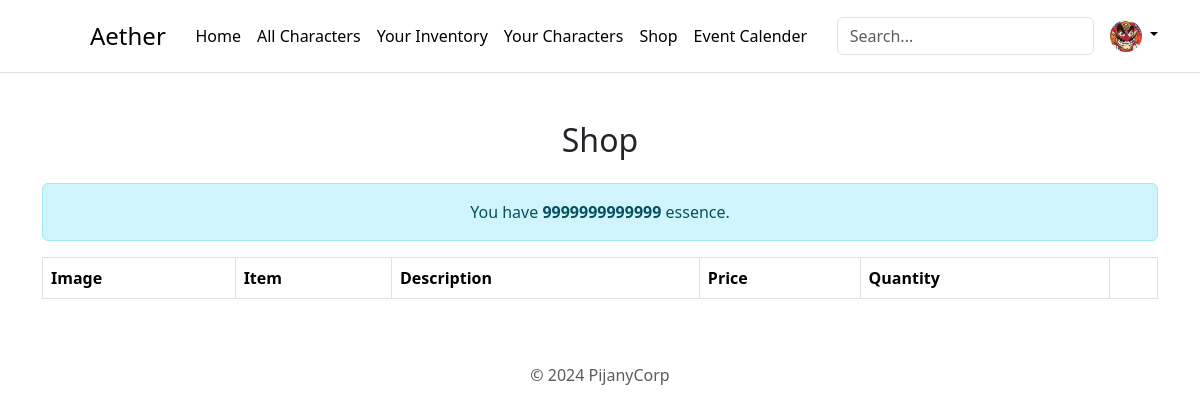
Page /shop/ (signed in) on the earlier database version.
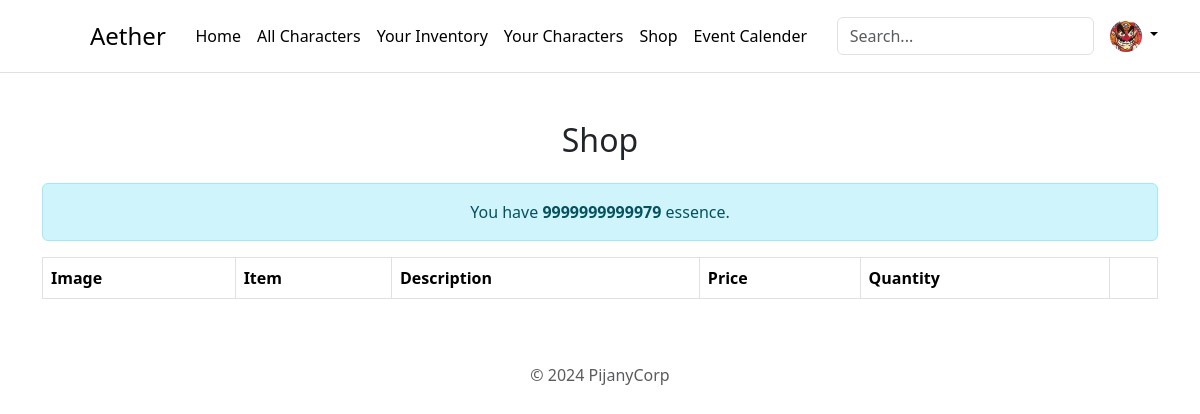
Same page on the later database version.
### main/models.py (models this page shows, shortened)
class Profile(models.Model):
    user = models.OneToOneField(User, on_delete=models.CASCADE, related_name='profile')
    profile_pic = models.ImageField(upload_to='profiles/', blank=True, null=True)
    profile_name = models.CharField(max_length=100, blank=True)
    essence_count = models.IntegerField(default=0)
    characters = models.ManyToManyField('Character', related_name='profiles_with_character', blank=True)

### main/views.py (the view, shortened to what this page needs)
# urls.py: path('shop/', views.shop, name='shop'),
@login_required
def shop(request):
    profile = get_object_or_404(Profile, user=request.user)
    shop_items = ShopItem.objects.all()
    return render(request, 'shop.html', {'shop_items': shop_items, 'profile': profile})

### main/templates/shop.html (shortened to what this page needs)
{% extends 'base.html' %}
{% load static %}
{% block content %}
<div class="container my-5">
    <h2 class="text-center mb-4">Shop</h2>
    <div class="alert alert-info text-center">
        You have <strong>{{ profile.essence_count }}</strong> essence.
    </div>
    <table class="table table-striped table-bordered">
        <thead class="thead-dark">
            <tr>
                <th scope="col">Image</th>
                <th scope="col">Item</th>
                <th scope="col">Description</th>
                <th scope="col">Price</th>
                <th scope="col">Quantity</th>
                <th scope="col"></th>
            </tr>
        </thead>
    </table>
</div>
{% endblock %}

### main/templates/base.html (shortened to what this page needs)
{% load static %}
<!DOCTYPE html>
<html lang="en">
<head>
    <link href="https://cdn.jsdelivr.net/npm/bootstrap@5.3.3/dist/css/bootstrap.min.css" rel="stylesheet"
>
</head>
<body>
    <div class="main-container">
        <center>
            <header class="p-3 mb-3 border-bottom">
                <div class="container">
                    <div class="d-flex flex-wrap align-items-center justify-content-center justify-content-lg-start">
                        <a href="/" class="d-flex align-items-center mb-3 mb-md-0 me-md-auto link-body-emphasis text-decoration-none">
                            <svg class="bi me-2" width="40" height="32"><use xlink:href="#bootstrap"></use></svg>
                            <span class="fs-4">Aether</span>
                        </a>
                        <ul class="nav col-12 col-lg-auto me-lg-auto mb-2 justify-content-center mb-md-0">
                            <li><a href="{% url 'main' %}" class="nav-link px-2 link-body-emphasis">Home</a></li>
                            <li><a href="{% url 'all_characters' %}" class="nav-link px-2 link-body-emphasis">All Characters</a></li>
                            {% if user.is_authenticated %}
                            <li><a href="{% url 'inventory' %}" class="nav-link px-2 link-body-emphasis">Your Inventory</a></li>
                            <li><a href="{% url 'my_characters' %}" class="nav-link px-2 link-body-emphasis">Your Characters</a></li>
                            <li><a href="{% url 'shop' %}" class="nav-link px-2 link-body-emphasis">Shop</a></li>
                            <li><a href="{% url 'events_page' %}" class="nav-link px-2 link-body-emphasis">Event Calender</a></li>
                            {% endif %}
                        </ul>
                        <form class="col-12 col-lg-auto mb-3 mb-lg-0 me-lg-3" role="search">
                            <input type="search" class="form-control" placeholder="Search..." aria-label="Search">
                        </form>
                        {% if user.is_authenticated %}
                        <div class="dropdown text-end">
                            <a href="#" class="d-block link-body-emphasis text-decoration-none dropdown-toggle"
                               data-bs-toggle="dropdown" aria-expanded="false">
                               {% if profile.profile_pic %}
                               <img src="{{ profile.profile_pic.url }}" width="32" height="32" class="rounded-circle">
                                {% else %}
                                <img src="{% static 'svg/person.svg' %}" width="32" height="32" class="rounded-circle">
                                {% endif %}
                            </a>
                        </div>
                        {% else %}
                        <a href="{% url 'login_user' %}" class="nav-link">Login</a>
                        {% endif %}
                    </div>
                </div>
            </header>
            <div class="main-container">
                {% block content %}
                {% endblock %}
            </div>
            <div class="container">
                <footer class="py-3 my-4">
                    <p class="text-center text-body-secondary">© 2024 PijanyCorp</p>
                </footer>
            </div>
        </center>
    </div>
</body>
</html>

Differences in the rows shown:
changed Profile: essence_count "9999999999999" → "9999999999979"
